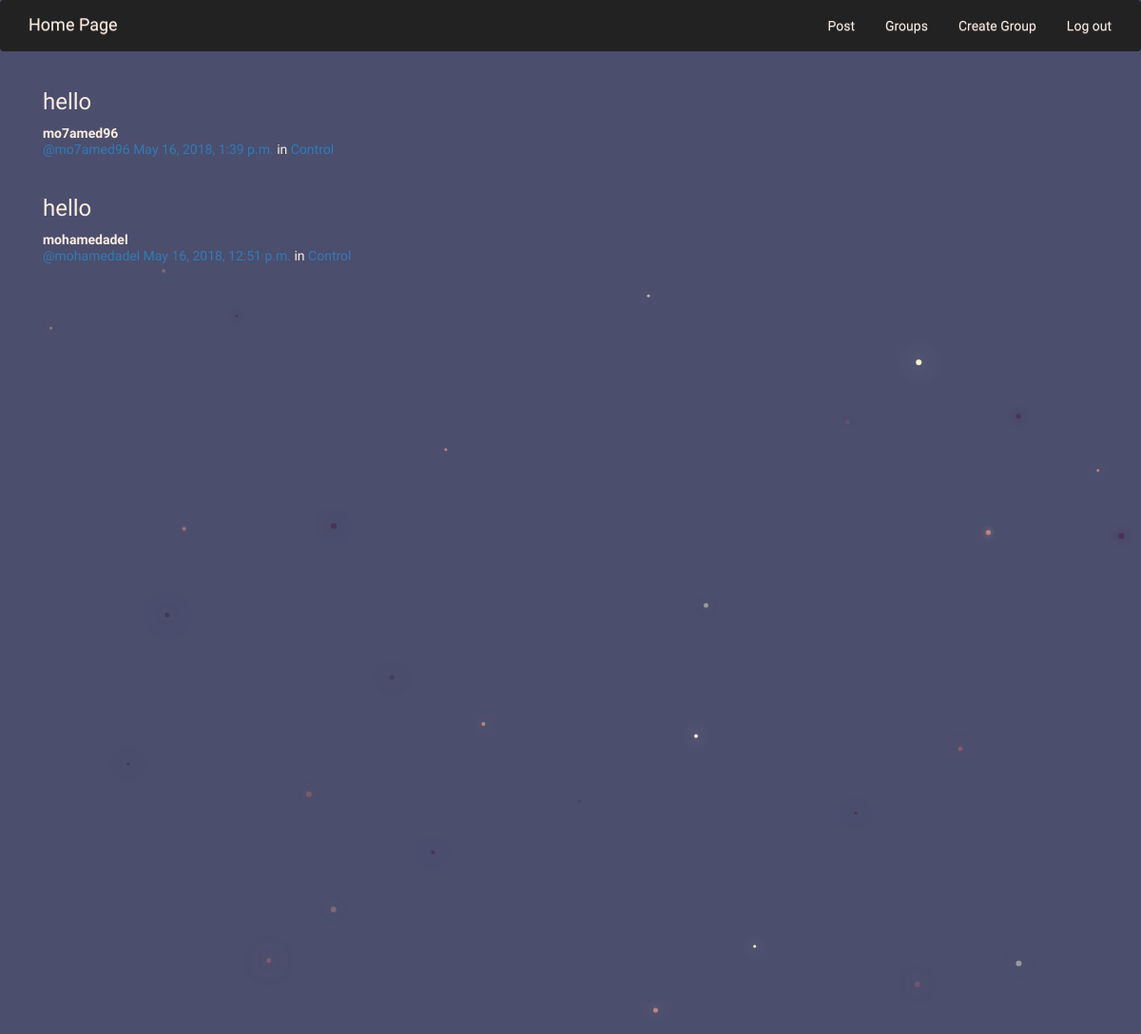
The page /posts/ (signed in) on the database its author committed.
### posts/models.py (models this page shows, shortened)
class Post(models.Model):
    user = models.ForeignKey(User, related_name="posts",on_delete=models.CASCADE)
    created_at = models.DateTimeField(auto_now=True)
    message = models.TextField()
    message_html = models.TextField(editable=False)
    group = models.ForeignKey(Group, related_name="posts",null=True, blank=True,on_delete=models.CASCADE)
    class Meta:
        ordering = ["-created_at"]
        unique_together = ["user", "message"]

### groups/models.py (models this page shows, shortened)
class Group(models.Model):
    name = models.CharField(max_length=255, unique=True)
    slug = models.SlugField(allow_unicode=True, unique=True)
    description = models.TextField(blank=True, default='')
    description_html = models.TextField(editable=False, default='', blank=True)
    members = models.ManyToManyField(User,through="GroupMember")
    class Meta:
        ordering = ["name"]

### posts/views.py (the view)
class PostList(SelectRelatedMixin, generic.ListView):
    model = models.Post
    select_related = ("user", "group")

### posts/templates/posts/post_list.html (shortened to what this page needs)
{% extends "posts/post_base.html" %}
{% load humanize %}
{% block post_content %}
<div class="col-md-8">
	{% for post in post_list %}
  {% include "posts/_post.html" %}
	{% endfor %}
</div>
{% endblock %}

### posts/templates/posts/_post.html (shortened to what this page needs)
<div class="post media">
	<h3>{{ post.message_html|safe }}</h3>
	<div class="media-body">
		<strong>{{ post.user.username }}</strong>
		<h5 class="media-heading">
			<span class="username"><a href="{% url 'posts:for_user' username=post.user.username %}">@{{ post.user.username }}</a></span>
			<time class="time"><a href="{% url 'posts:single' username=post.user.username pk=post.pk %}">{{ post.created_at }}</a></time>
			{% if post.group %}
			<span class="group-name">in <a href="#">{{ post.group.name }}</a></span>
			{% endif %}
		</h5>
	</div>
</div>

### static/simplesocial/css/master.css (style rules this page uses)
body { margin: 0; overflow: hidden; background-color: #4B4E6D; color: #FFEDE1; font-family: 'Courgette', cursive; }

### rows shown on the page
Post: message_html "hello", user.username "mo7amed96", created_at "May 16, 2018, 1:39 p.m.", group.name "Control"
Post: message_html "hello", user.username "mohamedadel", created_at "May 16, 2018, 12:51 p.m.", group.name "Control"
